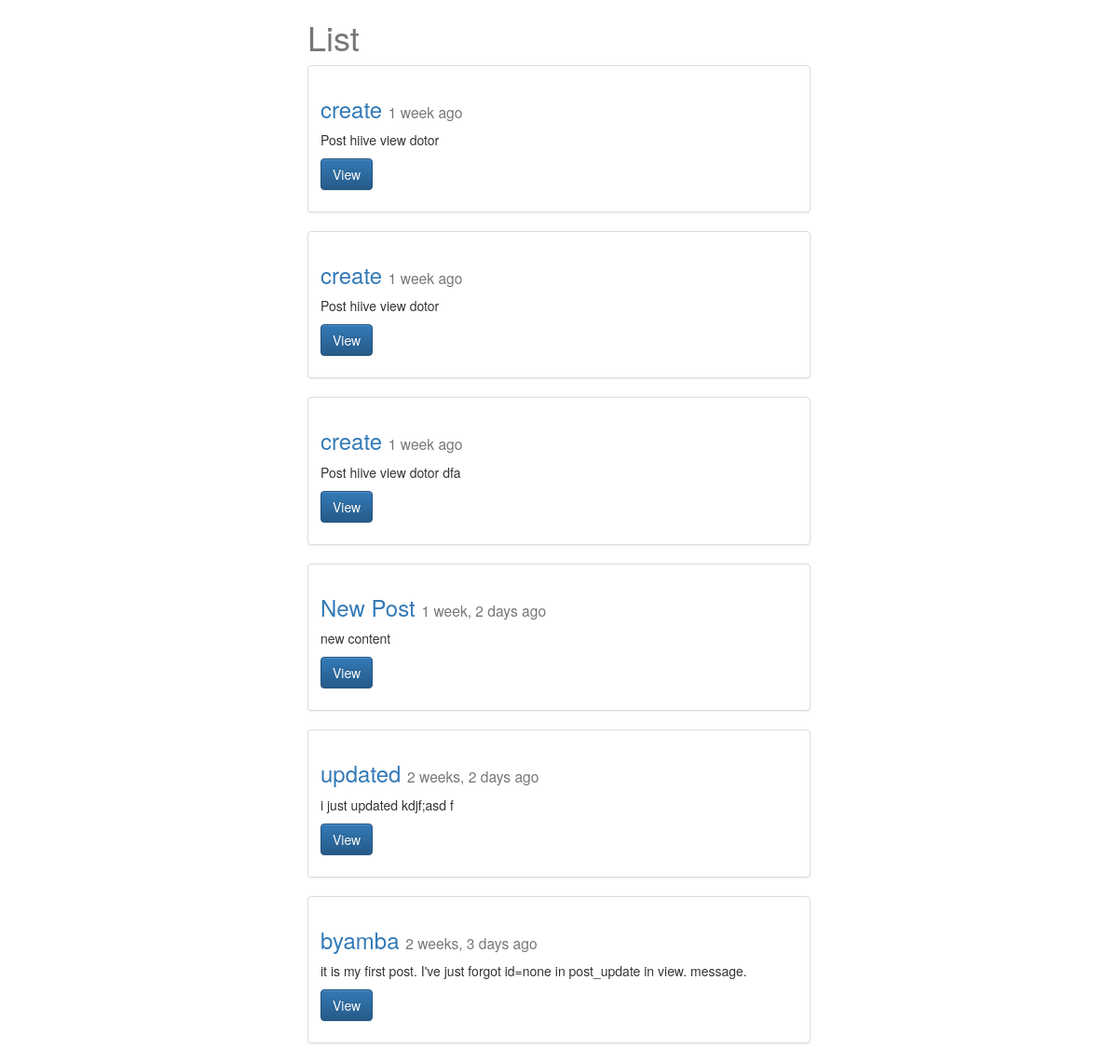
The app's page /posts/, older data.
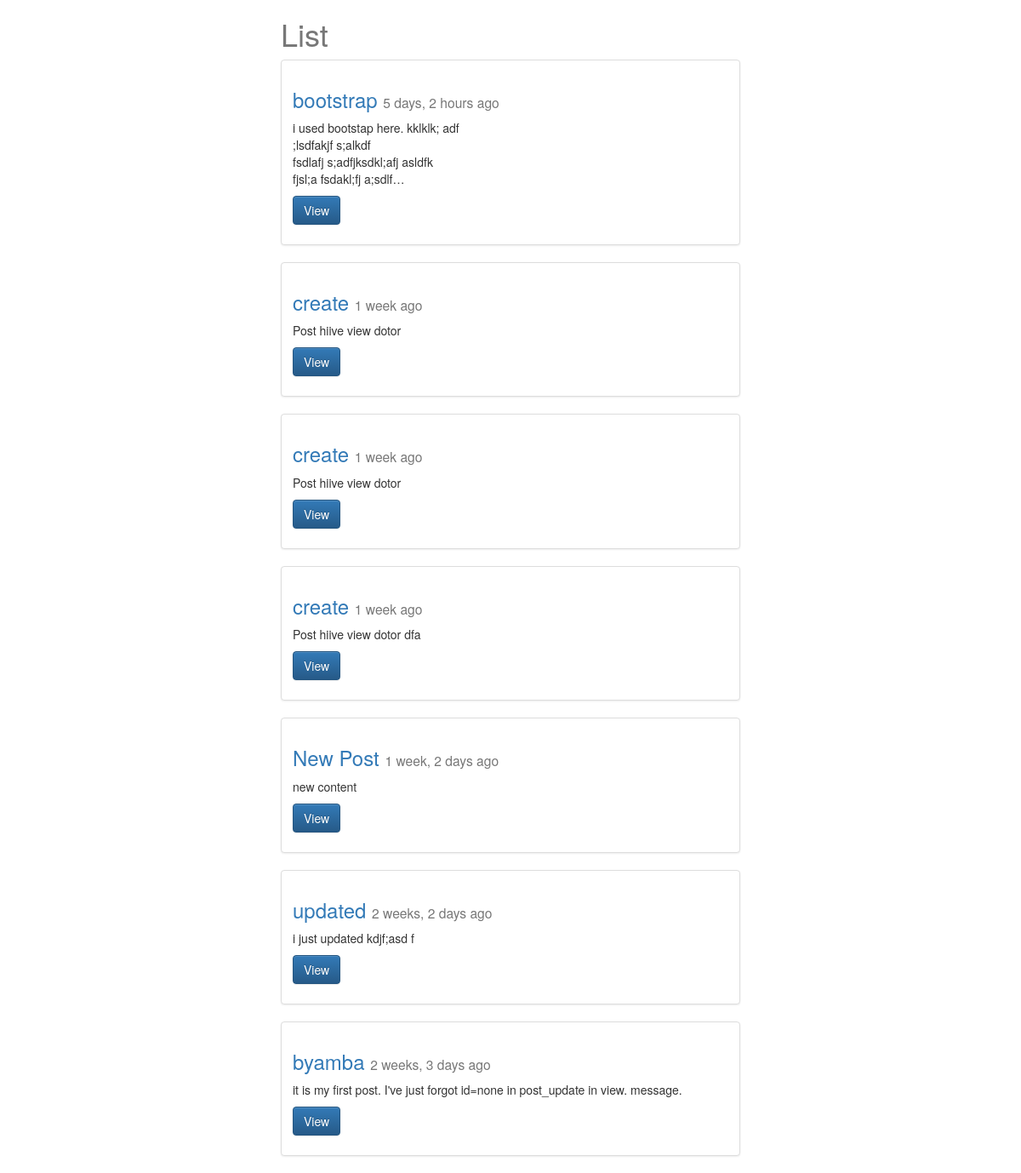
The same page, newer data.
### posts/models.py (models this page shows, shortened)
class Post(models.Model):
    title=models.CharField(max_length=120)
    slug = models.SlugField(unique=True)
    image = models.ImageField(
        upload_to=upload_location,
        null=True,
        blank=True,
        width_field="height_field",
        height_field="width_field")
    height_field= models.IntegerField(default=0)
    width_field=models.IntegerField(default=0)
    content=models.TextField()
    updated=models.DateTimeField(auto_now=True, auto_now_add=False)
    timestamp=models.DateTimeField(auto_now=False, auto_now_add=True)
    def get_absolute_url(self):
	    return reverse("posts:detail", kwargs={"id": self.id})
    class Meta:
        ordering = ["-timestamp", "-updated"]

### posts/views.py (the view)
def post_list(request):
	queryset_list = Post.objects.all() #.order_by("-timestamp")
	paginator = Paginator(queryset_list, 10)
	page_request_var = "page"
	page = request.GET.get(page_request_var)
	try:
		queryset=paginator.page(page)
	except PageNotAnInteger:
		queryset = paginator.page(1)
	except EmptyPage:
		queryset=paginator.page(paginator.num_pages)
	context = {
		"object_list": queryset,
		"title": "List",
		"page_request_var": page_request_var
	}
	return render(request, "post_list.html", context)

### templates/post_list.html (shortened to what this page needs)
{% extends "base.html" %}
{% block content %}
<div class='col-sm-6 col-sm-offset-3'>
     <h1>{{ title }}</h1>
 {% for obj in object_list %}
 <div class="row">
   <div class="col-sm-12">
     <div class="thumbnail">
       <div class="caption">
         <h3><a href='{{ obj.get_absolute_url }}'>{{ obj.title }}</a> <small>{{ obj.timestamp|timesince }} ago</small></h3>
         <p>{{ obj.content|linebreaks|truncatechars:120 }}</p>
         <p><a href="{{ obj.get_absolute_url }}" class="btn btn-primary" role="button">View</a></p>
       </div>
     </div>
   </div>
 </div>
      {% endfor %}
{% endblock content %}

### templates/base.html (shortened to what this page needs)
{% load staticfiles %}
<!doctype html>
<html>
  <head>
<link rel="stylesheet" href="https://maxcdn.bootstrapcdn.com/bootstrap/3.3.6/css/bootstrap.min.css">
<link rel="stylesheet" href="https://maxcdn.bootstrapcdn.com/bootstrap/3.3.6/css/bootstrap-theme.min.css">
  <link rel='stylesheet' href='{% static "css/base.css" %}'/>
  </head>
  <body>
    <div class='container'>
    {% block content %}{% endblock content %}
    </div>
  </body>
</html>

### static/css/base.css (style rules this page uses)
h1 { color: #777777; }

Row changes from the older to the newer data that the page shows:
added Post: title "bootstrap", timestamp "5 days, 2 hours", content "i used bootstap here. kklklk; adf ;lsdfakjf s;alkdf fsdlafj s;adfjksdkl;afj asldfk fjsl;a fsdakl;fj a;sdlf…"
